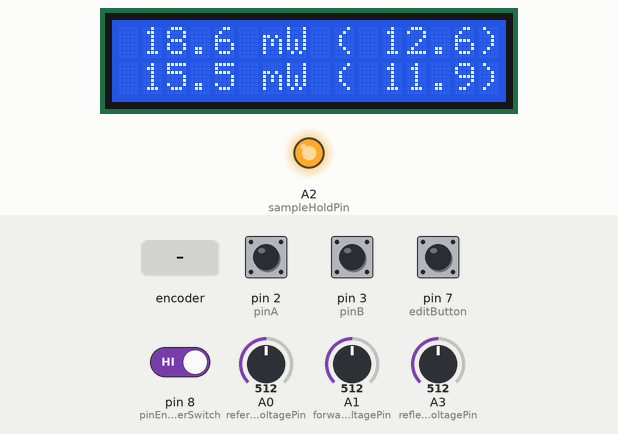
This sketch was run on a simulated Arduino Uno, built with avr-gcc and run on an emulated ATmega328P. Shown: 16×2 character LCD, output pins drawn as LEDs (lit = HIGH). The test bench sets the inputs (shaded band); at power-on: pin 2 (pinA), pin 3 (pinB), pin 7 (editButton), pin 8 (pinEncoderSwitch) HIGH, A0 (referenceVoltagePin) = 512, A1 (forwardVoltagePin) = 512, A3 (reflectedVoltagePin) = 512.

Above: at 1.2 s.
1.3 s: A0 (referenceVoltagePin) set to 716
At 1.6 s:
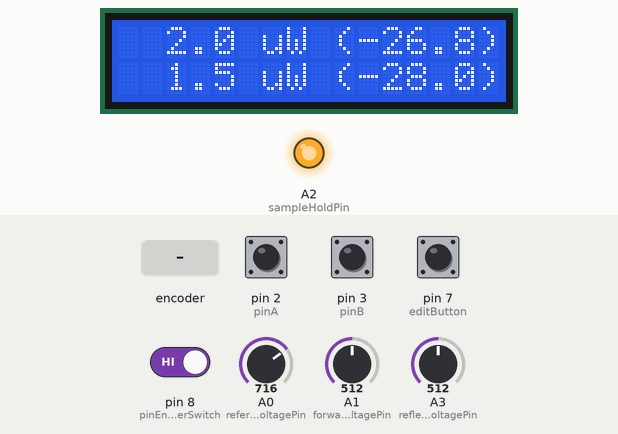
2.8 s: A1 (forwardVoltagePin) set to 716
At 4.0 s:
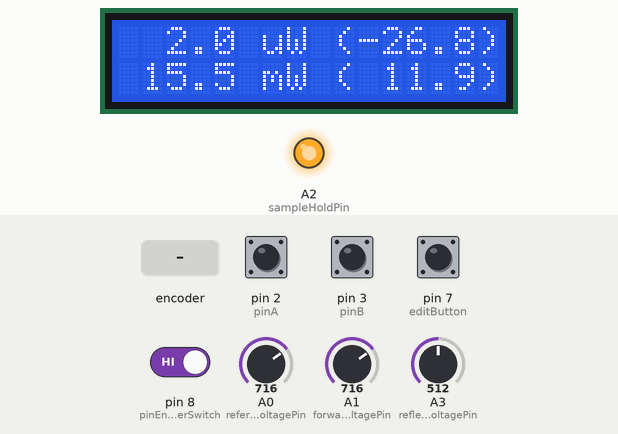
4.3 s: A3 (reflectedVoltagePin) set to 306
At 5.5 s:
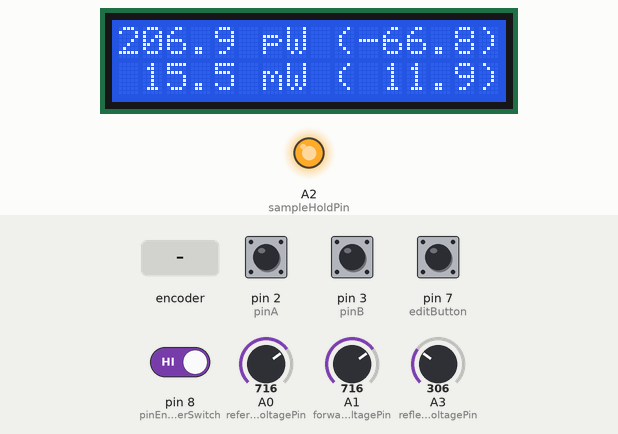
5.8 s: pin 8 (pinEncoderSwitch) driven LOW
At 6.8 s:
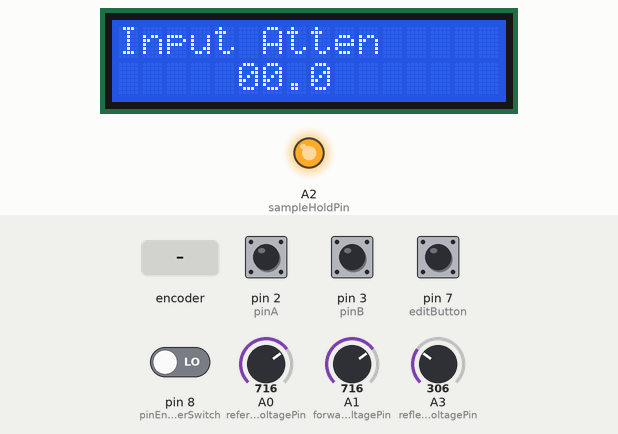
7.3 s: rotary encoder on pin 2 (pinA) / pin 3 (pinB) turned 3 steps (first pin leading)
At 8.2 s:
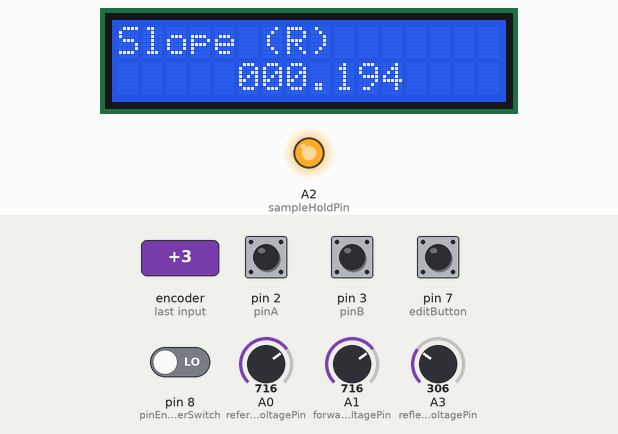
9.4 s: rotary encoder on pin 2 (pinA) / pin 3 (pinB) turned 1 step (first pin leading)
At 9.8 s:
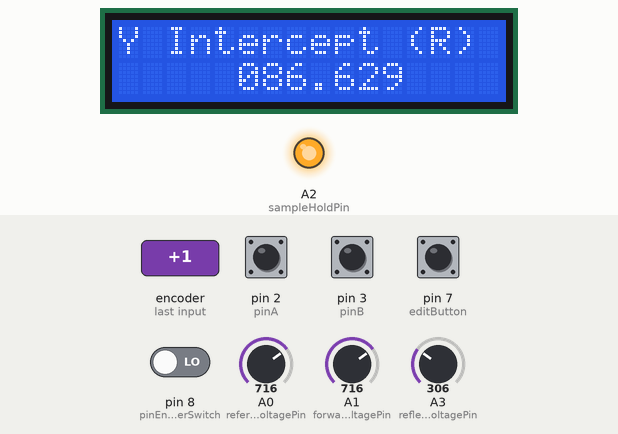
Timing chart, 0 to 12.1 s (numbered marks = the images above; inputs shaded):
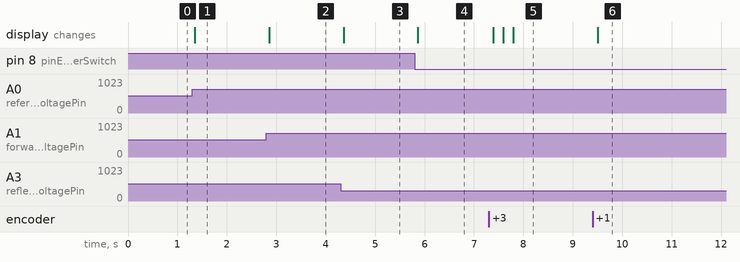

Measured:
- after the input at 1.3 s, the display: changes after 0.05 s (image 1)
- after the input at 2.8 s, the display: changes after 0.06 s (image 2)
- after the input at 4.3 s, the display: changes after 0.07 s (image 3)
- after the input at 5.8 s, the display: changes after 0.06 s (image 4)
- after the input at 7.3 s, the display: first changes after 0.09 s (image 5 shows a later state)
- after the input at 9.4 s, the display: changes after 0.10 s (image 6)

The sketch:

Wattmeter.ino
```cpp
#include <Wire.h>
#include <LiquidCrystal_I2C.h>
#include <Bounce2.h>
#include "MenuItem.h"

LiquidCrystal_I2C lcd(0x27, 16, 2);

#define START_MENU_POS 5
#define MAX_MENU 5
int menuDepth = 0;
int menuEdit = 0;
int menuNumber = 0;

bool editing = false;
int currentCursorPos = 0;

int referenceVoltagePin = A0;
int forwardVoltagePin = A1;
int reflectedVoltagePin = A3;
int sampleHoldPin = A2;
int editButton = 7;
Bounce dbEdit = Bounce();

static char menu1[]  = "Input Atten";
static char menu2[]  = "Slope";
static char menu3[]  = "Y Intercept";
static char menu4[]  = "Slope (R)";
static char menu5[]  = "Y Intercept (R)";

static char mprefix[] = "pnum k";

float yIntercept = 88.436;
float slope = 0.196;
float yInterceptR = 86.630;
float slopeR = 0.194;
float inputAttenuation = 0.0;
float currentMenuVal = 0;

MenuItem menu[5] =
{
  MenuItem( menu1, &inputAttenuation, 2, 1 ),
  MenuItem( menu2, &slope, 3, 3 ),
  MenuItem( menu3, &yIntercept, 3, 3 ),
  MenuItem( menu4, &slopeR, 3, 3 ),
  MenuItem( menu5, &yInterceptR, 3, 3 )
};


static int pinA = 2; // Our first hardware interrupt pin is digital pin 2
static int pinB = 3; // Our second hardware interrupt pin is digital pin 3
static int pinEncoderSwitch = 8;
Bounce dbEncoder = Bounce();

volatile byte aFlag = 0; // let's us know when we're expecting a rising edge on pinA to signal that the encoder has arrived at a detent
volatile byte bFlag = 0; // let's us know when we're expecting a rising edge on pinB to signal that the encoder has arrived at a detent (opposite direction to when aFlag is set)
volatile byte reading = 0; //somewhere to store the direct values we read from our interrupt pins before checking to see if we have moved a whole detent

volatile int encoderPos = 0;
volatile int oldEncoderPos = 0;
volatile int encoderDirection;


void setup()
{
  pinMode( sampleHoldPin, OUTPUT );
  digitalWrite( sampleHoldPin, HIGH );

  pinMode( editButton, INPUT_PULLUP );
  dbEdit.attach(editButton);
  dbEdit.interval(5);

  pinMode(pinEncoderSwitch, INPUT_PULLUP);
  dbEncoder.attach(pinEncoderSwitch);
  dbEncoder.interval(5);

  pinMode(pinA, INPUT_PULLUP); // set pinA as an input, pulled HIGH to the logic voltage (5V or 3.3V for most cases)
  pinMode(pinB, INPUT_PULLUP); // set pinB as an input, pulled HIGH to the logic voltage (5V or 3.3V for most cases)
  attachInterrupt(0,PinA,RISING); // set an interrupt on PinA, looking for a rising edge signal and executing the "PinA" Interrupt Service Routine (below)
  attachInterrupt(1,PinB,RISING); // set an interrupt on PinB, looking for a rising edge signal and executing the "PinB" Interrupt Service Routine (below)

  //lcd.begin( 16, 2 );
  lcd.begin();
  lcd.backlight();
  lcd.clear();
}


void loop()
{
    char buf[20];
    bool somethingChanged = false;

    dbEdit.update();
    if ( dbEdit.fell() )
    {
      editPressed();
      somethingChanged = true;
    }

    dbEncoder.update();
    if ( dbEncoder.fell() )
    {
      encoderPressed();
      somethingChanged = true;
    }

    if ( checkEncoderChanged() )
      somethingChanged = true;

    if ( menuDepth == 0 )
        displayWattmeter();
    else if ( somethingChanged )
        displayMenu();

    //delay( 50 );
}

bool checkEncoderChanged()
{
    if ( oldEncoderPos == encoderPos )
      return false;

    encoderDirection = encoderPos > oldEncoderPos ? 1 : -1;

    if ( menuDepth == 0 )
      changeWattmeter();
    else if ( menuDepth == 1 )
    {
      if ( !editing )
        changeMenu();
      else
        changeMenuItem();
    }

    oldEncoderPos = encoderPos;
    return true;
}

void changeWattmeter()
{
}

void changeMenu()
{
    lcd.clear();

    if ( encoderDirection > 0 )
      menuNumber++;
    else
      menuNumber--;

    if ( menuNumber < 0 )
      menuNumber = MAX_MENU-1;
    else if ( menuNumber >= MAX_MENU )
      menuNumber = 0;
}

void changeMenuItem()
{
  char buf[20];
  MenuItem m = menu[menuNumber];

  m.getMenuValue( buf, currentMenuVal );
  m.changeMenuItem( buf, currentCursorPos, encoderDirection );
  currentMenuVal = m.getMenuValue( buf );

}


void editPressed()
{
  if ( menuDepth == 0 )
    return;

  MenuItem m = menu[menuNumber];

  if (!editing )
  {
    editing = true;
    currentCursorPos = 0;
  }
  else if ( currentCursorPos < m.getTotalpos()-1 )
    currentCursorPos++;
  else
  {
    editing = false;
    MenuItem m = menu[menuNumber];
    m.setValue( currentMenuVal );
  }
}

void encoderPressed()
{
  lcd.clear();

  if ( menuDepth == 0 )
    menuDepth = 1;
  else
  {
    menuDepth = 0;
    currentCursorPos = 0;
    menuNumber = 0;
    lcd.noBlink();
  }
}

void displayMenu()
{
  MenuItem m = menu[menuNumber];

  lcd.setCursor( 0, 0 );
  lcd.print( m.getMenuName() );

  if ( !editing )
    currentMenuVal = *m.getValue();
  displayMenuValue(m);
}

void displayMenuValue( MenuItem m )
{
  char buf[20];

  m.getMenuValue( buf, currentMenuVal );
  lcd.setCursor( START_MENU_POS, 1 );
  lcd.print( buf );

  if ( editing )
  {
    int pos = currentCursorPos;
    if ( pos > m.getIntpos()-1 )
      pos++;
    lcd.setCursor( START_MENU_POS + pos, 1 );
    lcd.blink();
  }
  else
    lcd.noBlink();
}


void displayWattmeter()
{
  char buf[20];

  int referenceVoltage = analogRead(referenceVoltagePin);

  int reflectedVoltage = analogRead(reflectedVoltagePin) - referenceVoltage + 512;
  float reflecteddbm = (float) reflectedVoltage * slopeR - yInterceptR + inputAttenuation;

  int forwardVoltage = analogRead(forwardVoltagePin) - referenceVoltage + 512;
  float forwarddbm = (float) forwardVoltage * slope - yIntercept + inputAttenuation;

  printWatts( reflecteddbm, 0, 0 );
  printWatts( forwarddbm, 0, 1 );

  printdbm( forwarddbm, 9, 1 );
  printdbm( reflecteddbm, 9, 0 );
}

void printWatts( float dbm, int x, int y )
{
  char buf[20];

  int prefix = ( dbm + 90 ) / 30;
  float remain = dbm - ( prefix * 30 - 90.0 );
  remain = pow( 10, remain / 10.0 );

  int intPortion = (int) remain;
  int floatPortion = abs( ( remain - (float)intPortion ) * 10 );
  sprintf( buf, "%3d.%01d %cW", intPortion, floatPortion, mprefix[prefix] );
  lcd.setCursor( x, y );
  lcd.print( buf );
}

void printdbm( float dbm, int x, int y )
{
  char buf[20];

  int intPortion = (int) dbm;
  int floatPortion = abs( ( dbm - (float)intPortion ) * 10 );
  sprintf( buf, "(%3d.%01d)", intPortion, floatPortion );
  lcd.setCursor( x, y );
  lcd.print( buf );
}

void changeDisplay( int upDownFlag )
{
  encoderPos += upDownFlag;
}

void PinA(){
  cli(); //stop interrupts happening before we read pin values
  reading = PIND & 0xC; // read all eight pin values then strip away all but pinA and pinB's values
  if(reading == B00001100 && aFlag) { //check that we have both pins at detent (HIGH) and that we are expecting detent on this pin's rising edge
    changeDisplay( -1 );
    bFlag = 0; //reset flags for the next turn
    aFlag = 0; //reset flags for the next turn
  }
  else if (reading == B00000100) bFlag = 1; //signal that we're expecting pinB to signal the transition to detent from free rotation
  sei(); //restart interrupts
}

void PinB(){
  cli(); //stop interrupts happening before we read pin values
  reading = PIND & 0xC; //read all eight pin values then strip away all but pinA and pinB's values
  if (reading == B00001100 && bFlag) { //check that we have both pins at detent (HIGH) and that we are expecting detent on this pin's rising edge
    changeDisplay( 1 );
    bFlag = 0; //reset flags for the next turn
    aFlag = 0; //reset flags for the next turn
  }
  else if (reading == B00001000) aFlag = 1; //signal that we're expecting pinA to signal the transition to detent from free rotation
  sei(); //restart interrupts
}
```

MenuItem.cpp
```cpp
// Please read Bounce2.h for information about the liscence and authors


#include "MenuItem.h"


MenuItem::MenuItem( const char *menuname, float *value, int intpos, int floatpos )
{
  _name = menuname;
  _value = value;
  _intpos = intpos;
  _floatpos = floatpos;
  sprintf( _formatString, "%c0%dd.%c0%dd", '%', intpos, '%', floatpos );
}

char *MenuItem::getMenuName()
{
  return _name;
}

float* MenuItem::getValue()
{
  return _value;
}

void MenuItem::setValue( float v )
{
  *_value = v;
}

int MenuItem::getIntpos()
{
  return _intpos;
}

int MenuItem::getTotalpos()
{
  return _intpos + _floatpos;
}

float MenuItem::getMenuValue( char buf[] )
{
    float corr = 0.5;
    for ( int i = 0 ; i < _floatpos ; i++ )
      corr /= 10;
    return String( buf ).toFloat() + corr;
}

void MenuItem::getMenuValue( char buf[], float v )
{
  int intPortion = (int) v;
  int floatPortion = abs( ( v - (float)intPortion ) * pow( 10, _floatpos ) );
  sprintf( buf, _formatString, intPortion, floatPortion );
}

void MenuItem::changeMenuItem( char buf[], int bufpos, int dir )
{
  if ( bufpos < _intpos )
  {
    buf[bufpos] += dir;
  }
  else
  {
    ++bufpos;
    buf[bufpos] += dir;
  }

  if ( buf[bufpos] < '0' )
    buf[bufpos] = '9';
  else if ( buf[bufpos] > '9' )
    buf[bufpos] = '0';
}
```

MenuItem.h
```cpp
#ifndef MenuItem_h
#define MenuItem_h

#if defined(ARDUINO) && ARDUINO >= 100
#include "Arduino.h"
#else
#include "WProgram.h"
#endif

class MenuItem
{
 public:

     MenuItem( const char *menuname, float *value, int intpos, int floatpos );

     char* getMenuName();
     float* getValue();
     void setValue( float v );

     float getMenuValue( char buf[] );
     void getMenuValue( char buf[], float v );
     void changeMenuItem( char buf[], int bufpos, int dir );

     int getIntpos();
     int getTotalpos();

 protected:
 private:

     char* _name;
     float* _value;
     int    _intpos;
     int    _floatpos;
     char   _formatString[10];
};

#endif
```
